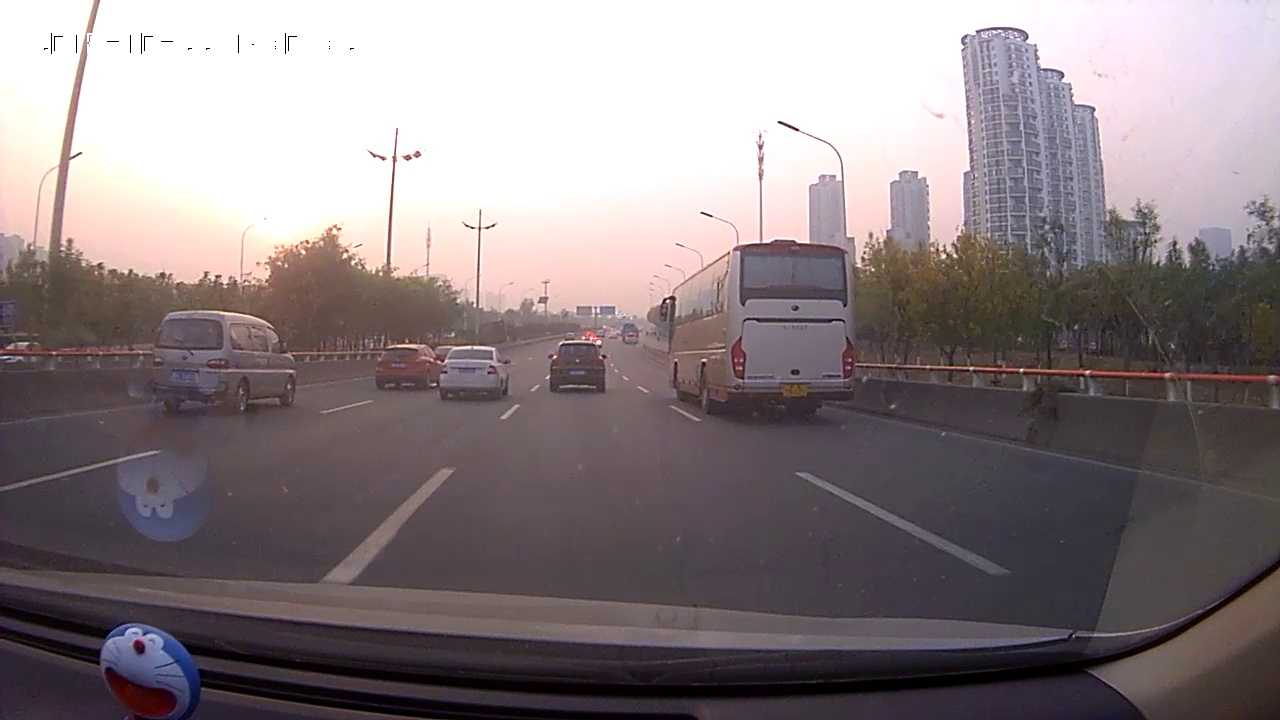
#> input picture task2_车道线检测_霍夫变换&虚实线检测/cut_image/3.jpg, 1280 x 720 px, found by its file name
$ python test_thresh_comb.py   (older library calls are emulated)
#> lines starting #> are read from the running program, lines starting #| are printed output that depends on the picture; after the words box and inside, x2 and y2 are one past the last pixel; in counts of white or black regions, pixels touching at a corner belong together
### task1_车道线检测_图像阈值/thresholds.py
import numpy as np
import cv2


def mag_thresh(img, sobel_kernel=3, thresh=(0, 255)):
    """
    Returns an array of the same size as the input image of ones where gradients
    were in the threshold range, and zeros everywhere else.
    :param img: input image in BGR format.
    :param sobel_kernel: size of the sobel kernel to apply (must be odd number >= 3).
    :param thresh: threshold (0 to 255) for determining which gradients to include when creating binary output.
    """
    # Convert image to grayscale
    gray = cv2.cvtColor(img, cv2.COLOR_BGR2GRAY)
    # Take the gradient in x and y separately
    sobelx = cv2.Sobel(gray, cv2.CV_64F, 1, 0, ksize=sobel_kernel)
    sobely = cv2.Sobel(gray, cv2.CV_64F, 0, 1, ksize=sobel_kernel)
    # Calculate the magnitude of the gradient
    gradmag = np.sqrt(sobelx**2 + sobely**2)
    # print(gradmag, '\n', np.max(gradmag), np.min(gradmag) )
    # Scale to 8-bit (0-255) then convert to type = np.uint8
    scaled_gradmag = np.uint8(255*gradmag/np.max(gradmag))
    # print(scaled_gradmag, '\n', np.max(scaled_gradmag), np.min(scaled_gradmag))
    # Create a mask of 1's where the scaled gradient magnitude is within the given thresholds
    mag_binary = np.zeros_like(scaled_gradmag)
    mag_binary[(scaled_gradmag >= thresh[0]) & (scaled_gradmag <= thresh[1])] = 1
    # print('mag_binary max and min: ', np.max(mag_binary), np.min(mag_binary))
    # Return binary output image
    return mag_binary


def dir_thresh(img, sobel_kernel=3, thresh=(0, np.pi/2)):
    """
    Returns a binary image of the same size as the input image of ones where gradient directions
    were in the threshold range, and zeros everywhere else.
    :param img: input image in BGR format.
    :param sobel_kernel: size of the sobel kernel to apply (must be odd number >= 3).
    :param thresh: threshold (0 to pi/2) for determining which gradients to include when creating binary output.
    """
    # Convert image to grayscale
    gray = cv2.cvtColor(img, cv2.COLOR_BGR2GRAY)
    # Take the gradient in x and y separately
    sobelx = cv2.Sobel(gray, cv2.CV_64F, 1, 0, ksize=sobel_kernel)
    sobely = cv2.Sobel(gray, cv2.CV_64F, 0, 1, ksize=sobel_kernel)
    # Use np.arctan2(abs_sobely, abs_sobelx) to calculate direction of gradient
    absgraddir = np.arctan2(np.absolute(sobely), np.absolute(sobelx))
    # Create a mask of 1's where the gradient direction is within the given thresholds
    dir_binary = np.zeros_like(absgraddir)
    dir_binary[(absgraddir >= thresh[0]) & (absgraddir <= thresh[1])] = 1
    # Return binary output image
    return dir_binary


def color_thresh(img, r_thresh=(0, 255), s_thresh=(0, 255)):
    """
    Returns a binary image of the same size as the input image of ones where pixel values
    were in the threshold range, and zeros everywhere else.
    :param img: input image in BGR format.
    :param r_thresh: threshold (0 to 255) for determining which pixels from r_channel to include in binary output.
    :param s_thresh: threshold (0 to 255) for determining which pixels from s_channel to include in binary output.
    """
    # Apply a threshold to the R channel
    r_channel = img[:,:,2]
    # print('r_channel max and min:', np.max(r_channel), np.min(r_channel))

    r_binary = np.zeros_like(img[:,:,0])
    # Create a mask of 1's where pixel value is within the given thresholds
    r_binary[(r_channel >= r_thresh[0]) & (r_channel <= r_thresh[1])] = 1
    # print('r_binary max and min:', np.max(r_binary), np.min(r_binary))

    # Convert to HLS color space
    hls = cv2.cvtColor(img, cv2.COLOR_BGR2HLS)
    # Apply a threshold to the S channel
    s_channel = hls[:,:,2]
    # print('s_channel max and min:', np.max(s_channel), np.min(s_channel))

    s_binary = np.zeros_like(s_channel)
    # Create a mask of 1's where pixel value is within the given thresholds
    s_binary[(s_channel >= s_thresh[0]) & (s_channel <= s_thresh[1])] = 1
    # print('s_binary max and min:', np.max(s_binary), np.min(s_binary))

    # Combine two channels
    combined = np.zeros_like(img[:,:,0])
    combined[(s_binary == 1) | (r_binary == 1)] = 1
    # print('combined max and min:', np.max(combined), np.min(combined))
    # Return binary output image
    return combined

### task1_车道线检测_图像阈值/test_thresh_comb.py
#!/usr/bin/env/ python
# -*- coding:utf-8 -*-
# Created by: Vanish
# Created on: 2018/12/9

import numpy as np
import cv2
from thresholds import mag_thresh, dir_thresh, color_thresh


img = cv2.imread('./cut_image/3.jpg')
#> img is the input picture: shape (720, 1280, 3); mean B, G, R 130.6, 127.8, 138.3

# Threshold gradient
grad_binary = np.zeros_like(img[:, :, 0])
# mag_binary = mag_thresh(img, sobel_kernel=9, thresh=(50, 255))
mag_binary = mag_thresh(img, sobel_kernel=3, thresh=(20, 255))
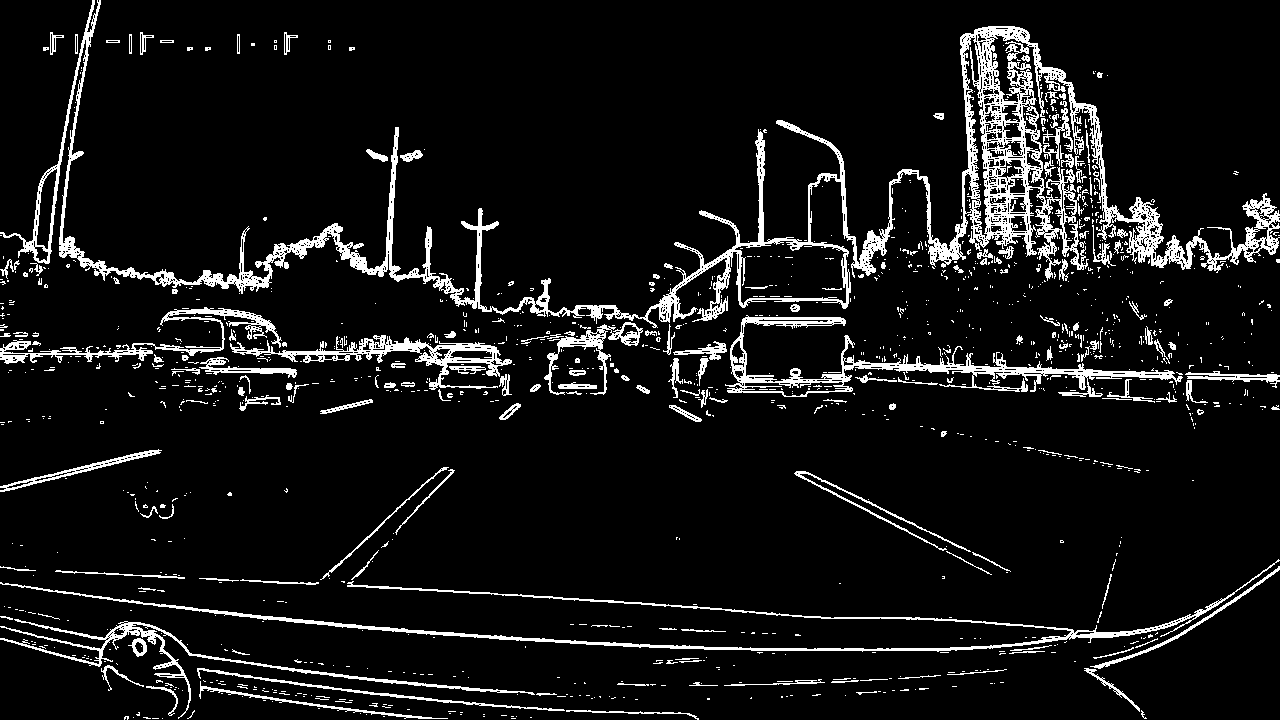
#> mag_binary: shape (720, 1280); values 0 (black) and 1 (white), 8.1% white; 1249 white regions (1060 under 20 px), largest, box (x1, y1, x2, y2) and area: (0, 0, 1280, 328) 32299, (0, 559, 1280, 652) 5714, (725, 315, 1183, 397) 5599
# dir_binary = dir_thresh(img, sobel_kernel=15, thresh=(0.7, 1.3))
dir_binary = dir_thresh(img, sobel_kernel=15, thresh=(0.55, 1.3))
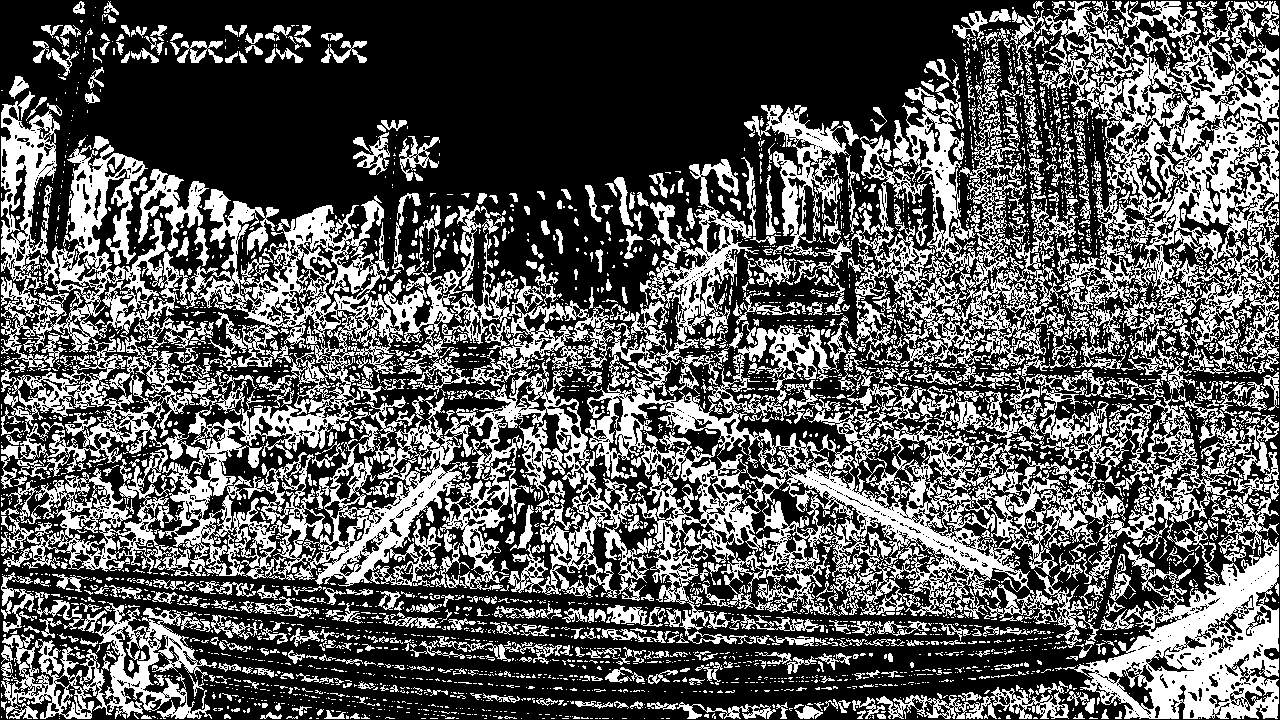
#> dir_binary: shape (720, 1280) float64; values 0 (black) and 1 (white), 35.3% white; 4022 white regions (3274 under 20 px), largest, box (x1, y1, x2, y2) and area: (440, 159, 1279, 648) 83472, (848, 1, 1279, 382) 50009, (3, 189, 481, 588) 49152
grad_binary[((mag_binary == 1) & (dir_binary == 1))] = 1

# Threshold color
####    Combine the two channels with |
# color_binary = color_thresh(img, r_thresh=(220, 255), s_thresh=(150, 255))
color_binary = color_thresh(img, r_thresh=(125, 190), s_thresh=(14, 18))
#> in color_thresh, `s_channel = hls[:,:,2]`:
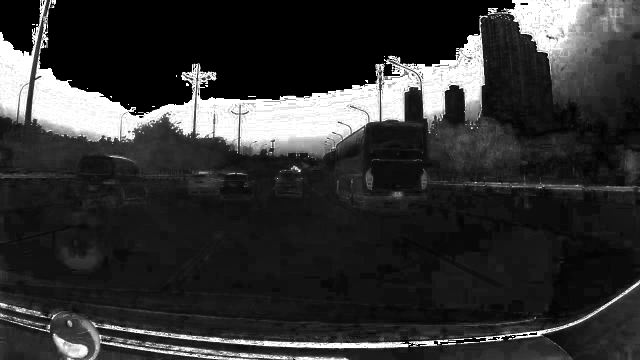
#> s_channel: shape (720, 1280) (shown at 1/2 size); min 0, max 255, mean 50.7
#> color_binary: shape (720, 1280); values 0 (black) and 1 (white), 17.8% white; 1802 white regions (1517 under 20 px), largest, box (x1, y1, x2, y2) and area: (858, 30, 1280, 328) 30227, (509, 412, 1011, 647) 25886, (0, 0, 727, 421) 22856
# Combine gradient and color thresholds
combo_binary = np.zeros_like(img[:, :, 0])
combo_binary[(grad_binary == 1) | (color_binary == 1)] = 255


cv2.imshow("combo_binary", combo_binary)
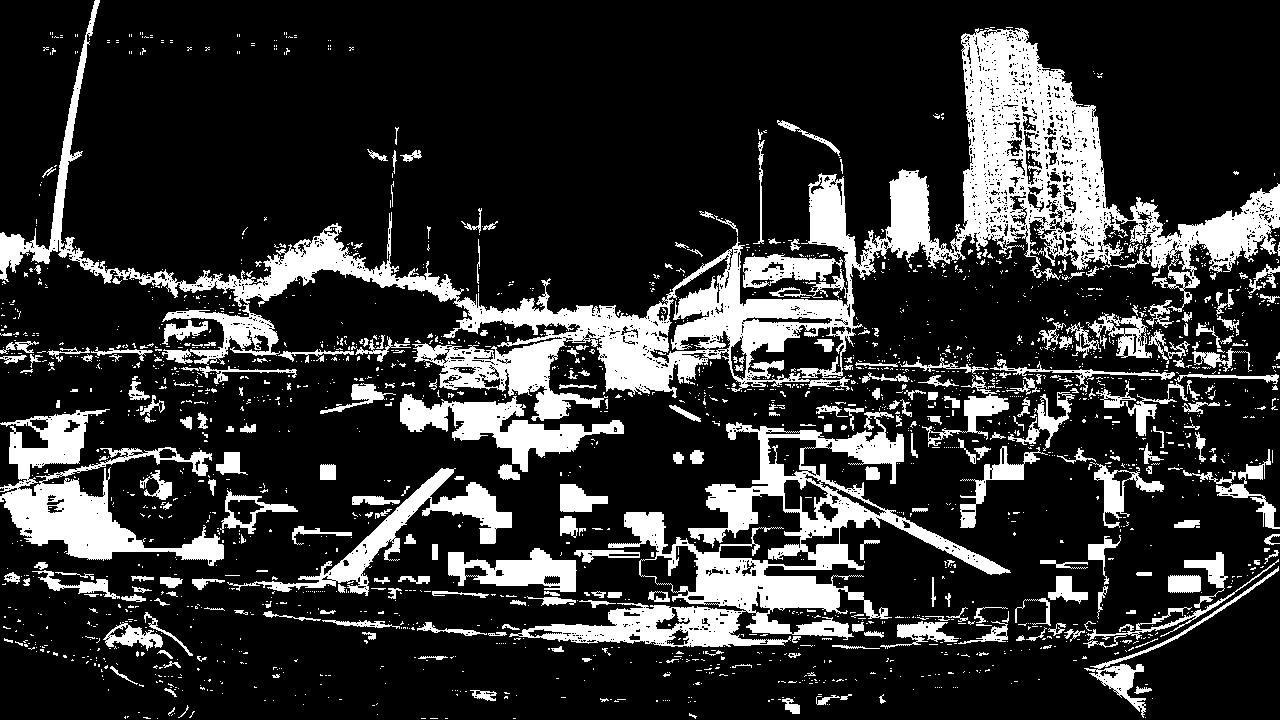
#> window 'combo_binary': shape (720, 1280); 19.3% white; 2232 white regions (1926 under 20 px), largest, box (x1, y1, x2, y2) and area: (0, 0, 1280, 421) 73704, (509, 412, 1011, 647) 26540, (0, 409, 224, 566) 12106

cv2.waitKey(0)
cv2.destroyAllWindows()

$ run again, with task2_车道线检测_霍夫变换&虚实线检测/cut_image/10.jpg copied over task2_车道线检测_霍夫变换&虚实线检测/cut_image/3.jpg
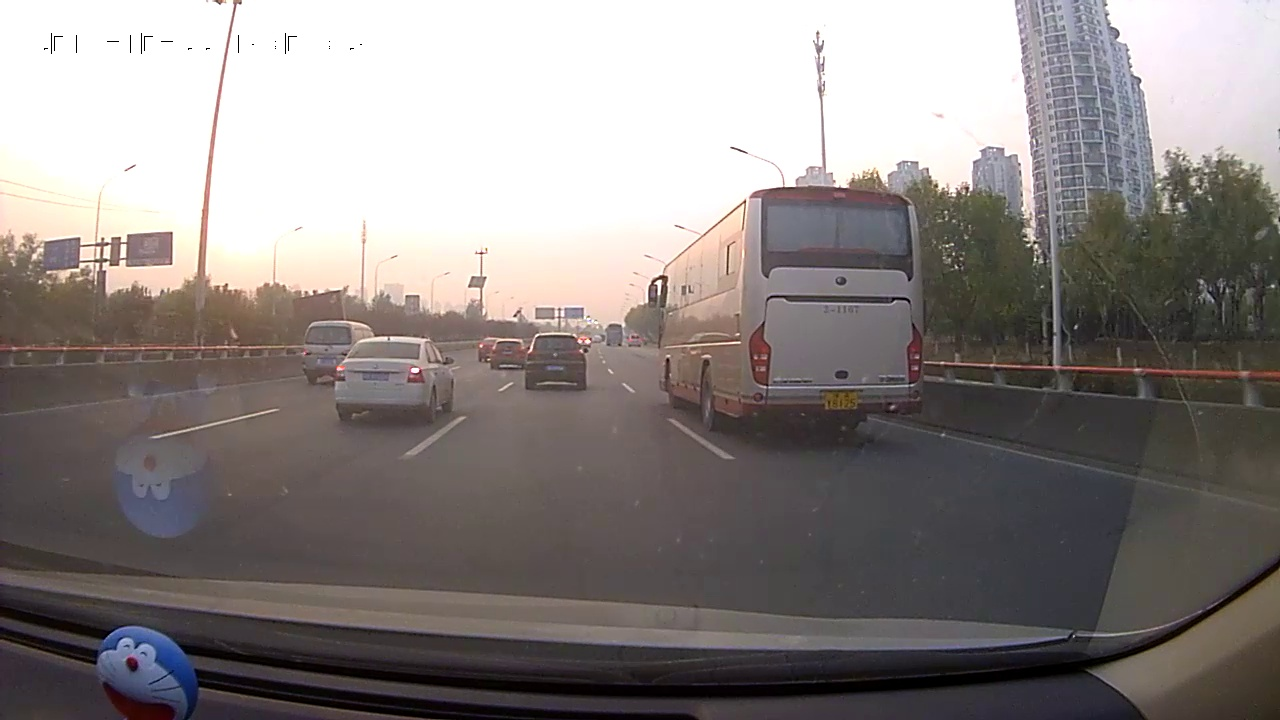
#> input picture task2_车道线检测_霍夫变换&虚实线检测/cut_image/10.jpg, 1280 x 720 px, found by its file name
#> img is the input picture: shape (720, 1280, 3); mean B, G, R 130.7, 132.4, 138.7
#> `mag_binary = mag_thresh(img, sobel_kernel=3, thresh=(20, 255))`:
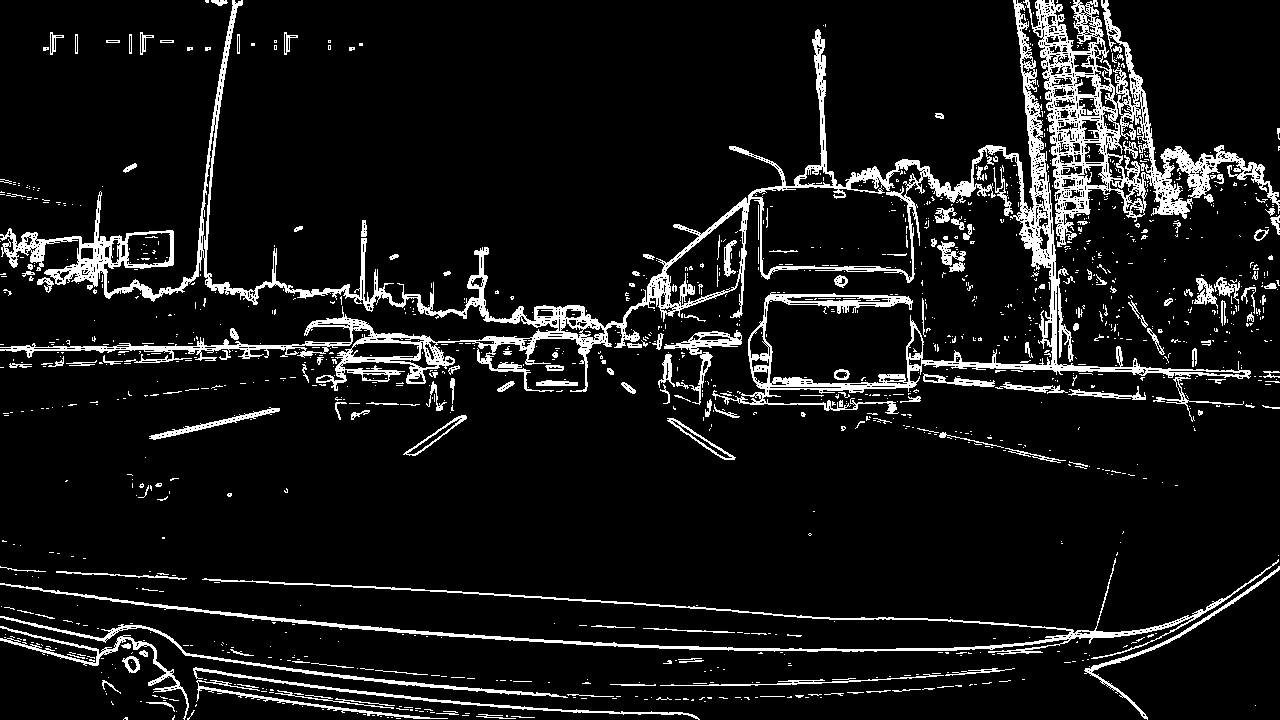
#> mag_binary: shape (720, 1280); values 0 (black) and 1 (white), 8.8% white; 1327 white regions (1141 under 20 px), largest, box (x1, y1, x2, y2) and area: (0, 0, 1251, 414) 35312, (1023, 0, 1280, 247) 13668, (0, 558, 1279, 659) 6482
#> dir_binary: shape (720, 1280) float64; values 0 (black) and 1 (white), 32.3% white; 4224 white regions (3436 under 20 px), largest, box (x1, y1, x2, y2) and area: (466, 1, 1279, 719) 119761, (1, 233, 389, 583) 31332, (793, 77, 1050, 360) 14603
#> hls: shape (720, 1280, 3); mean of channels 0, 1, 2 50.8, 134.4, 38.9
#> color_binary: shape (720, 1280); values 0 (black) and 1 (white), 22.8% white; 1952 white regions (1644 under 20 px), largest, box (x1, y1, x2, y2) and area: (0, 201, 912, 659) 115029, (972, 0, 1280, 332) 23592, (976, 450, 1128, 627) 10267
#> `cv2.imshow("combo_binary", combo_binary)`:
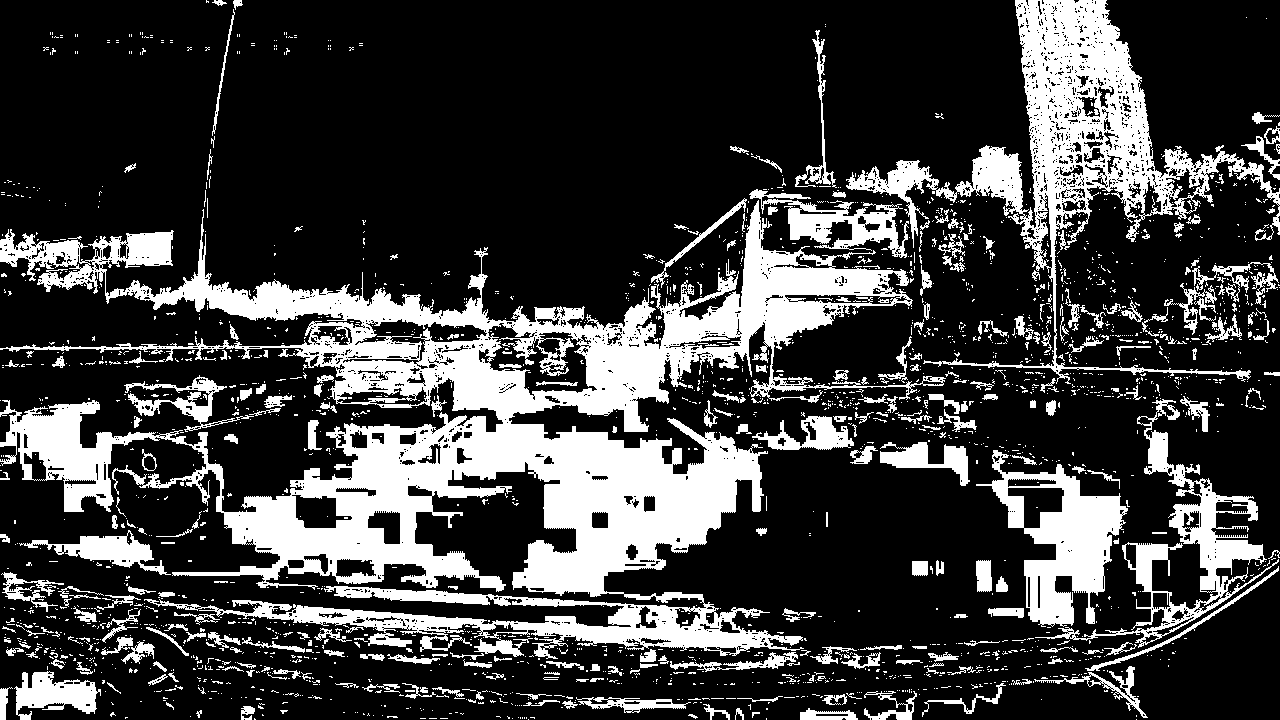
#> window 'combo_binary': shape (720, 1280); 24.3% white; 2323 white regions (2013 under 20 px), largest, box (x1, y1, x2, y2) and area: (0, 200, 946, 659) 125183, (846, 0, 1280, 384) 29649, (976, 450, 1128, 627) 10268
